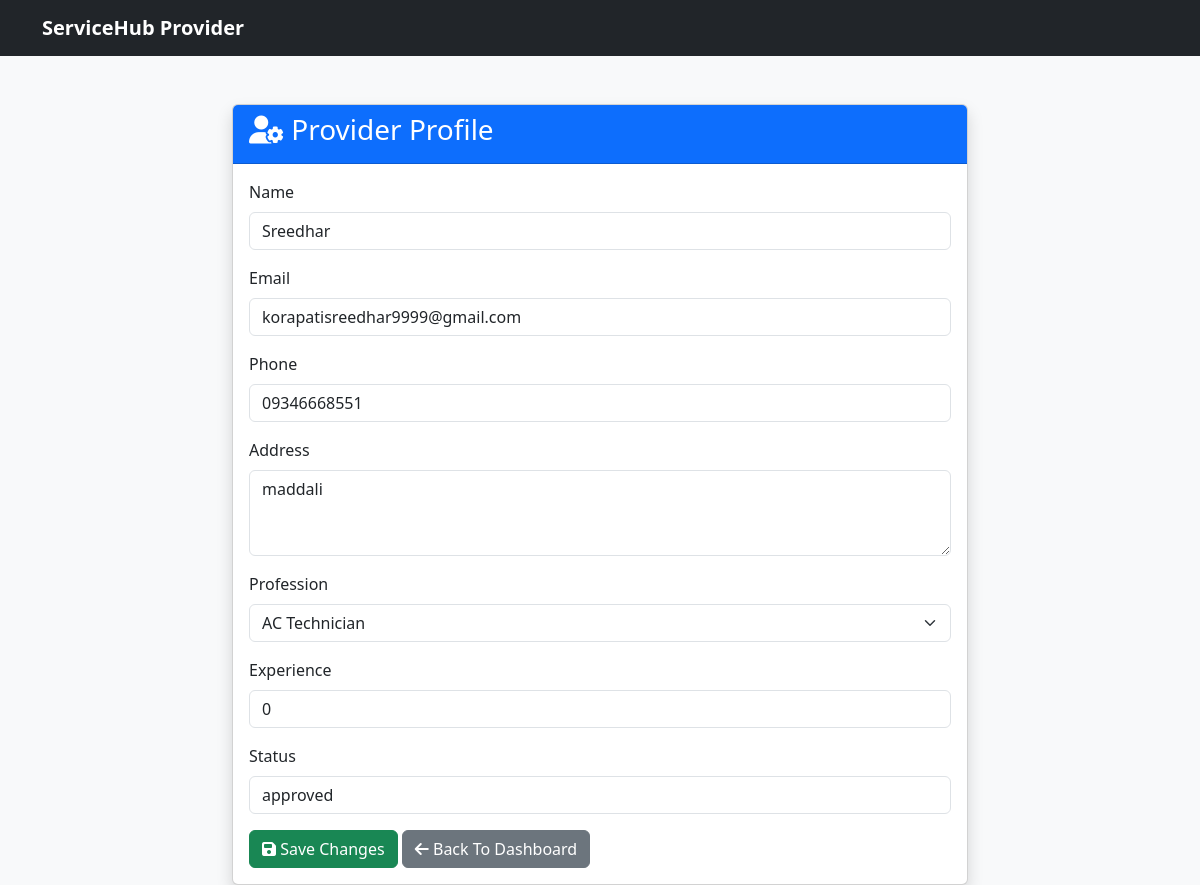
The app's page /provider-profile (signed in), older data.
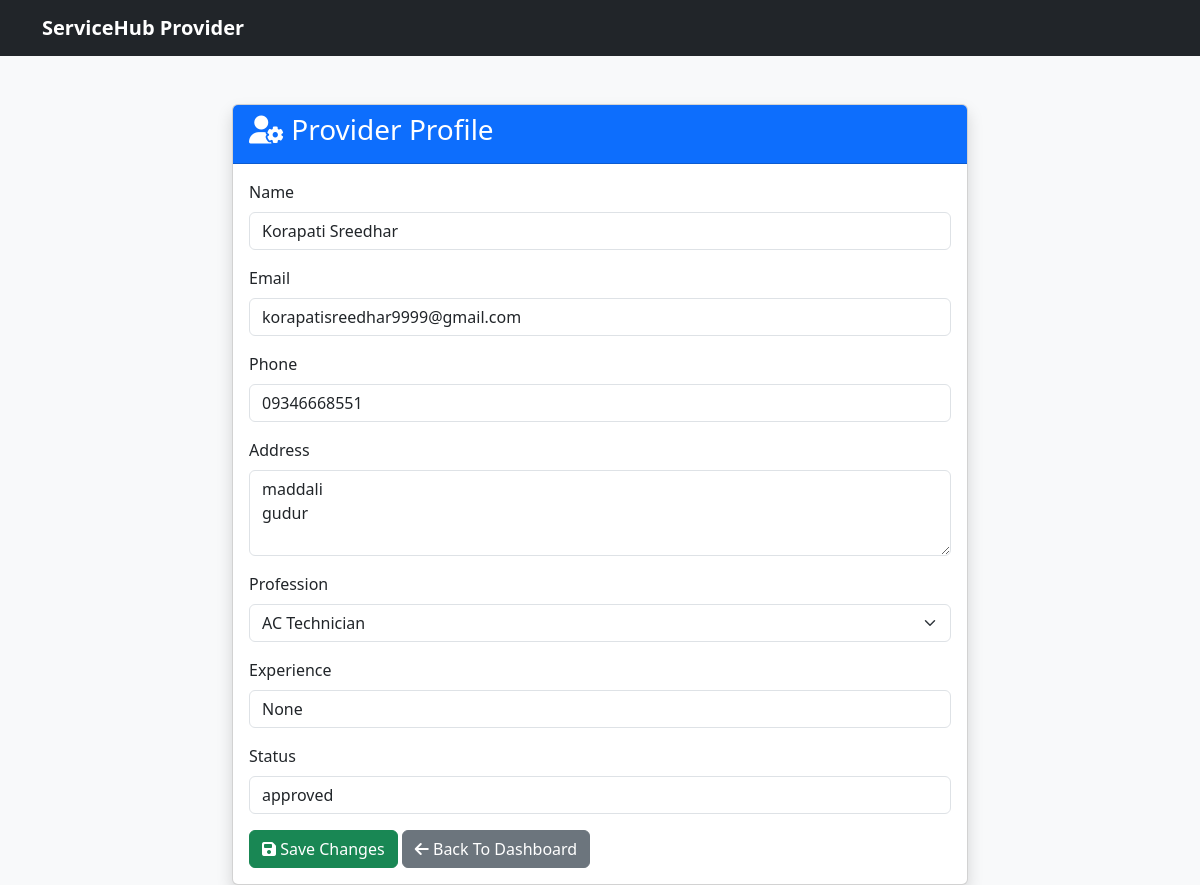
The same page, newer data.
### tables this page shows
CREATE TABLE users(
    id INTEGER PRIMARY KEY AUTOINCREMENT,
    name TEXT NOT NULL,
    email TEXT UNIQUE NOT NULL,
    password TEXT NOT NULL,
    role TEXT DEFAULT 'customer',
    phone TEXT,
    address TEXT,
    profession TEXT,
    experience TEXT,
    status TEXT DEFAULT 'pending',
    created_at TIMESTAMP DEFAULT CURRENT_TIMESTAMP
);

### app.py (the view, shortened to what this page needs)
@app.route("/provider-profile", methods=["GET", "POST"])
def provider_profile():
    if "user_id" not in session:
        return redirect(url_for("login"))
    conn = get_db_connection()
    worker = conn.execute(
        "SELECT * FROM users WHERE id=?",
        (session["user_id"],)
    ).fetchone()
    conn.close()
    return render_template(
        "provider/provider_profile.html",
        worker=worker
    )

### app.py (called while the page is built)
def get_db_connection():
    conn = sqlite3.connect(DATABASE)
    conn.row_factory = sqlite3.Row
    return conn

### templates/provider/provider_profile.html (shortened to what the changed rows need)
<!DOCTYPE html>
<html lang="en">
<head>
    <link href="https://cdn.jsdelivr.net/npm/bootstrap@5.3.3/dist/css/bootstrap.min.css"
          rel="stylesheet">
    <link rel="stylesheet"
          href="https://cdnjs.cloudflare.com/ajax/libs/font-awesome/6.5.1/css/all.min.css">
</head>
<body class="bg-light">
<div class="container mt-5">
    <div class="row justify-content-center">
        <div class="col-md-8">
            <div class="card shadow">
                <div class="card-body">
                    <form method="POST">
                        <div class="mb-3">
                            <label class="form-label">
                                Name
                            </label>
                            <input type="text"
                                   name="name"
                                   class="form-control"
                                   value="{{ worker.name }}">
                        </div>
                        <div class="mb-3">
                            <label class="form-label">
                                Email
                            </label>
                            <input type="email"
                                   class="form-control"
                                   value="{{ worker.email }}"
                                   readonly>
                        </div>
                        <div class="mb-3">
                            <label class="form-label">
                                Phone
                            </label>
                            <input type="text"
                                   name="phone"
                                   class="form-control"
                                   value="{{ worker.phone }}">
                        </div>
                        <div class="mb-3">
                            <label class="form-label">
                                Address
                            </label>
                            <textarea name="address"
                                      class="form-control"
                                      rows="3">{{ worker.address }}</textarea>
                        </div>
                        <div class="mb-3">
                            <label class="form-label">
                                Experience
                            </label>
                            <input type="text"
                                   name="experience"
                                   class="form-control"
                                   value="{{ worker.experience }}">
                        </div>
                        <div class="mb-3">
                            <label class="form-label">
                                Status
                            </label>
                            <input type="text"
                                   class="form-control"
                                   value="{{ worker.status }}"
                                   readonly>
                        </div>
                    </form>
                </div>
            </div>
        </div>
    </div>
</div>
</body>
</html>

Row changes from the older to the newer data that the page shows:
changed users "korapatisreedhar9999@gmail.com": name "Sreedhar" → "Korapati Sreedhar"; address "maddali" → "maddali gudur"; experience "0" → (not shown)
Text that changed along with them:
form field experience: (not shown) → "None"
